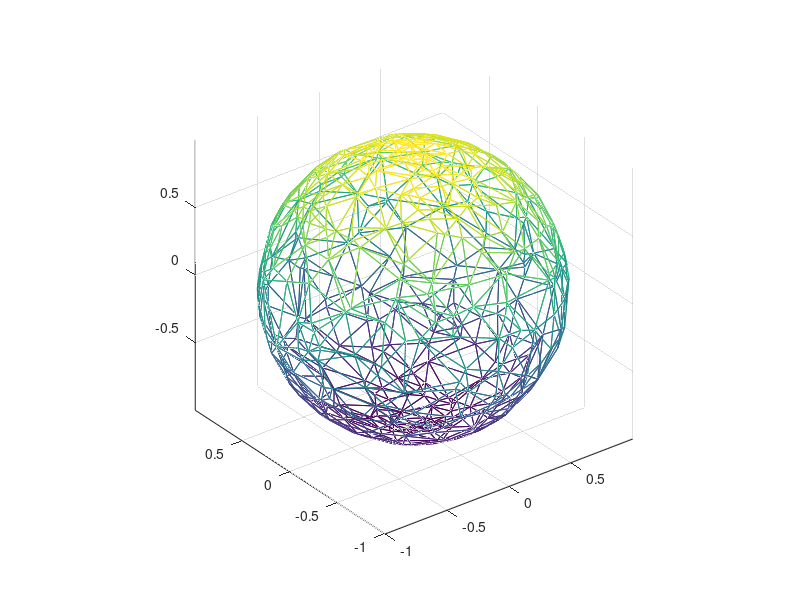

Recreate this plot in MATLAB.
%convhull test 2
total=550;
theta=(-1+2*rand(1,total))*pi;
phi=(-1+2*rand(1,total))*pi;
[x,y,z]=sph2cart(theta,phi,1);
%plot3(x,y,z,'.')
X=[x' y' z'];
choice=1;

if choice
    k=convhulln(X);
    h=trimesh(k,X(:,1),X(:,2),X(:,3));
    axis equal
    hidden off
    get(h);
    
    %   scfile=fopen('covhulltest.sc','w');
    
    faces=get(h,'faces');
    cmap=hsv(length(faces));
    vertices=get(h,'vertices');
    [row,col]=size(faces);
    %        for m=1:row
    %           shader2ScFile('glass',['face' num2str(1) 'shader' num2str(m-1)],1.2,cmap(m,:),scfile);
    %        end
    %        mesh2ScMultipleShader(vertices,faces-1,row,['face' num2str(1) 'shader'],['face' num2str(1)],scfile);
    %   fclose(scfile)
else
    tes = delaunay3(x,y,z);
    h=trimesh(tes,x,y,z);
    %get(h)
    axis equal
    hidden off
end
